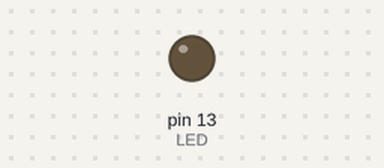
Simulated run of this sketch. Board: Arduino Uno, built with avr-gcc and run on an emulated ATmega328P. On the bench: output pins drawn as LEDs (lit = HIGH).

Above: at 1.8 s.
At 5.34 s:
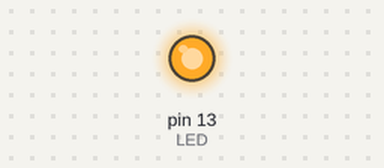
Timing chart, 0 to 6.0 s (numbered marks = the images above):
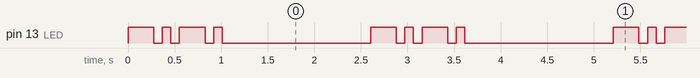

The sketch:

01blink.ino
```cpp
/**************************************************************************
      Author:   Bruce E. Hall, w8bh.net
        Date:   30 Jun 2019
    Hardware:   STM32F103C "Blue Pill",
    Software:   Arduino IDE 1.8.9; stm32duino package @ dan.drown.org

 Description:   Basic Blink sketch, adopted for the Blue Pill
***************************************************************************/
/**************************************************************************
Modification:   Ken, KM4NFQ "Not Fully Qualified"
        Date:   9 Jul 2019
    Hardware:   RobotDyn Mega2560 Pro Mini (non-USB version)
                programmed with a USBtoSerial adapter
                Software:   Arduino IDE 1.8.9
 Description:   'port' to Mega2560 Pro Mini from Blue Pill
                This program is the 'Hello World' for the Arduino IDE.
                There is a built-in LED on the board connected to
                digital pin 13. On the Mega2560 Pro Mini, the LED is
                turned ON with a '1' and turned OFF with a '0'. That
                logic is inverse on the "Blue Pill".
                So the changes made to this code were to change the
		1's to 0's, and the 0's to 1's.
                I use a RobotDyn Mega2560 Pro Mini which does not have
		a USB port. So I used a USB2Serial Adapter to program
		the board with this sketch. This sketch is from Part 2
                of Bruce Hall's W8BH Morse Tutor Tutorial.
                More information at: w8bh.net
*/
#define CODESPEED 13               // speed in Words per Minute
#define DITPERIOD 1200/CODESPEED   // period of dit, in milliseconds
#define LED       13               // hardware LED pin on board

void ditSpaces(int spaces) {       // user specifies #dits to wait
  for (int i=0; i<spaces; i++)     // count the dits...
    delay(DITPERIOD);              // no action, just mark time
}

void dit() {
  digitalWrite(LED,1); // CHG turn on LED
  ditSpaces(1);
  digitalWrite(LED,0); // CHG turn off LED
  ditSpaces(1);        // space between code elements
}

void dah() {
  digitalWrite(LED,1); // CHG turn on LED
  ditSpaces(3);        // length of dah = 3 dits
  digitalWrite(LED,0); // CHG turn off LED
  ditSpaces(1);        // space between code elements
}

void setup() {
  pinMode(LED,OUTPUT);
}

void loop(){
  dah(); dit(); dah(); dit(); // CHG Send “C” as an example.
  delay(1500);
}
```

Measured:
- by itself, pin 13 (LED): repeats every 2.6 s: LOW 0.09 s, HIGH 0.09 s, LOW 0.09 s, HIGH 0.28 s, LOW 0.09 s, HIGH 0.09 s, LOW 1.6 s, HIGH 0.28 s
- by itself, everything shown: repeats every 2.6 s, in 8 steps
